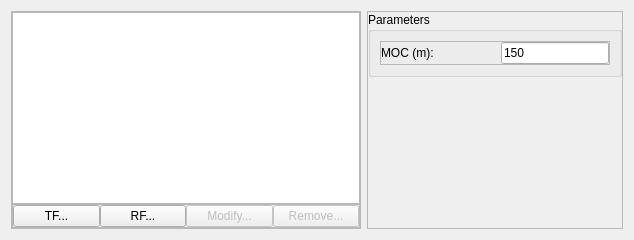
               <widget class="QWidget" name="tabIntermediate">
                <attribute name="title">
                 <string>Intermediate Approach</string>
                </attribute>
                <layout class="QHBoxLayout" name="horizontalLayout_10">
                 <item>
                  <widget class="QFrame" name="frame_10">
                   <property name="minimumSize">
                    <size>
                     <width>350</width>
                     <height>0</height>
                    </size>
                   </property>
                   <property name="maximumSize">
                    <size>
                     <width>16777215</width>
                     <height>16777215</height>
                    </size>
                   </property>
                   <property name="frameShape">
                    <enum>QFrame::StyledPanel</enum>
                   </property>
                   <property name="frameShadow">
                    <enum>QFrame::Raised</enum>
                   </property>
                   <layout class="QVBoxLayout" name="verticalLayout_13">
                    <property name="spacing">
                     <number>0</number>
                    </property>
                    <property name="margin">
                     <number>0</number>
                    </property>
                    <item>
                     <widget class="QTableView" name="tblLegsI">
                      <property name="sizePolicy">
                       <sizepolicy hsizetype="Preferred" vsizetype="Preferred">
                        <horstretch>0</horstretch>
                        <verstretch>0</verstretch>
                       </sizepolicy>
                      </property>
                      <property name="minimumSize">
                       <size>
                        <width>0</width>
                        <height>0</height>
                       </size>
                      </property>
                      <property name="sortingEnabled">
                       <bool>false</bool>
                      </property>
                      <attribute name="horizontalHeaderCascadingSectionResizes">
                       <bool>false</bool>
                      </attribute>
                     </widget>
                    </item>
                    <item>
                     <widget class="QFrame" name="frame_11">
                      <property name="maximumSize">
                       <size>
                        <width>16777215</width>
                        <height>25</height>
                       </size>
                      </property>
                      <property name="frameShape">
                       <enum>QFrame::StyledPanel</enum>
                      </property>
                      <property name="frameShadow">
                       <enum>QFrame::Raised</enum>
                      </property>
                      <layout class="QHBoxLayout" name="horizontalLayout_9">
                       <property name="spacing">
                        <number>0</number>
                       </property>
                       <property name="margin">
                        <number>0</number>
                       </property>
                       <item>
                        <widget class="QPushButton" name="btnAddTF_I">
                         <property name="font">
                          <font>
                           <weight>50</weight>
                           <bold>false</bold>
                          </font>
                         </property>
                         <property name="text">
                          <string>TF...</string>
                         </property>
                        </widget>
                       </item>
                       <item>
                        <widget class="QPushButton" name="btnAddRF_I">
                         <property name="enabled">
                          <bool>true</bool>
                         </property>
                         <property name="font">
                          <font>
                           <weight>50</weight>
                           <bold>false</bold>
                          </font>
                         </property>
                         <property name="text">
                          <string>RF...</string>
                         </property>
                        </widget>
                       </item>
                       <item>
                        <widget class="QPushButton" name="btnModify_I">
                         <property name="enabled">
                          <bool>false</bool>
                         </property>
                         <property name="font">
                          <font>
                           <weight>50</weight>
                           <bold>false</bold>
                          </font>
                         </property>
                         <property name="text">
                          <string>Modify...</string>
                         </property>
                        </widget>
                       </item>
                       <item>
                        <widget class="QPushButton" name="btnRemove_I">
                         <property name="enabled">
                          <bool>false</bool>
                         </property>
                         <property name="font">
                          <font>
                           <weight>50</weight>
                           <bold>false</bold>
                          </font>
                         </property>
                         <property name="text">
                          <string>Remove...</string>
                         </property>
                        </widget>
                       </item>
                      </layout>
                     </widget>
                    </item>
                   </layout>
                  </widget>
                 </item>
                 <item>
                  <widget class="QFrame" name="frame_12">
                   <property name="sizePolicy">
                    <sizepolicy hsizetype="Fixed" vsizetype="Preferred">
                     <horstretch>0</horstretch>
                     <verstretch>0</verstretch>
                    </sizepolicy>
                   </property>
                   <property name="frameShape">
                    <enum>QFrame::StyledPanel</enum>
                   </property>
                   <property name="frameShadow">
                    <enum>QFrame::Raised</enum>
                   </property>
                   <layout class="QVBoxLayout" name="verticalLayout_14">
                    <property name="spacing">
                     <number>0</number>
                    </property>
                    <property name="margin">
                     <number>0</number>
                    </property>
                    <item>
                     <widget class="QGroupBox" name="groupBox_5">
                      <property name="sizePolicy">
                       <sizepolicy hsizetype="Fixed" vsizetype="Preferred">
                        <horstretch>0</horstretch>
                        <verstretch>0</verstretch>
                       </sizepolicy>
                      </property>
                      <property name="title">
                       <string>Parameters</string>
                      </property>
                      <layout class="QVBoxLayout" name="verticalLayout_15">
                       <item>
                        <widget class="QFrame" name="frame_AltitudeIA1_3">
                         <property name="sizePolicy">
                          <sizepolicy hsizetype="Minimum" vsizetype="Preferred">
                           <horstretch>0</horstretch>
                           <verstretch>0</verstretch>
                          </sizepolicy>
                         </property>
                         <property name="frameShape">
                          <enum>QFrame::StyledPanel</enum>
                         </property>
                         <property name="frameShadow">
                          <enum>QFrame::Raised</enum>
                         </property>
                         <layout class="QHBoxLayout" name="horizontalLayout_38">
                          <property name="spacing">
                           <number>0</number>
                          </property>
                          <property name="margin">
                           <number>0</number>
                          </property>
                          <item>
                           <widget class="QLabel" name="label_26">
                            <property name="sizePolicy">
                             <sizepolicy hsizetype="Fixed" vsizetype="Preferred">
                              <horstretch>0</horstretch>
                              <verstretch>0</verstretch>
                             </sizepolicy>
                            </property>
                            <property name="minimumSize">
                             <size>
                              <width>120</width>
                              <height>0</height>
                             </size>
                            </property>
                            <property name="maximumSize">
                             <size>
                              <width>16777215</width>
                              <height>16777215</height>
                             </size>
                            </property>
                            <property name="font">
                             <font>
                              <family>Arial</family>
                              <weight>50</weight>
                              <bold>false</bold>
                             </font>
                            </property>
                            <property name="text">
                             <string>MOC (m):</string>
                            </property>
                           </widget>
                          </item>
                          <item>
                           <widget class="QLineEdit" name="txtMocI">
                            <property name="sizePolicy">
                             <sizepolicy hsizetype="Preferred" vsizetype="Fixed">
                              <horstretch>0</horstretch>
                              <verstretch>0</verstretch>
                             </sizepolicy>
                            </property>
                            <property name="minimumSize">
                             <size>
                              <width>75</width>
                              <height>0</height>
                             </size>
                            </property>
                            <property name="maximumSize">
                             <size>
                              <width>113</width>
                              <height>16777215</height>
                             </size>
                            </property>
                            <property name="font">
                             <font>
                              <family>Arial</family>
                              <weight>50</weight>
                              <bold>false</bold>
                             </font>
                            </property>
                            <property name="text">
                             <string>150</string>
                            </property>
                           </widget>
                          </item>
                         </layout>
                        </widget>
                       </item>
                      </layout>
                     </widget>
                    </item>
                    <item>
                     <spacer name="verticalSpacer_5">
                      <property name="orientation">
                       <enum>Qt::Vertical</enum>
                      </property>
                      <property name="sizeHint" stdset="0">
                       <size>
                        <width>20</width>
                        <height>40</height>
                       </size>
                      </property>
                     </spacer>
                    </item>
                   </layout>
                  </widget>
                 </item>
                </layout>
               </widget>
